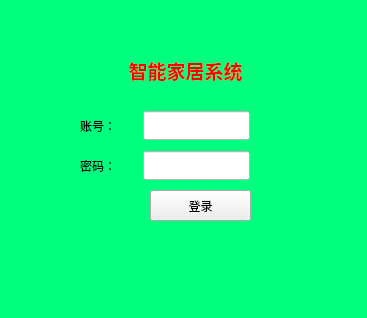
<?xml version="1.0" encoding="UTF-8"?>
<ui version="4.0">
 <class>Widget</class>
 <widget class="QWidget" name="Widget">
  <property name="geometry">
   <rect>
    <x>0</x>
    <y>0</y>
    <width>367</width>
    <height>318</height>
   </rect>
  </property>
  <property name="windowTitle">
   <string>Widget</string>
  </property>
  <widget class="QLabel" name="label">
   <property name="geometry">
    <rect>
     <x>120</x>
     <y>30</y>
     <width>131</width>
     <height>81</height>
    </rect>
   </property>
   <property name="font">
    <font>
     <family>楷体</family>
     <pointsize>11</pointsize>
     <weight>75</weight>
     <bold>true</bold>
    </font>
   </property>
   <property name="styleSheet">
    <string notr="true"/>
   </property>
   <property name="text">
    <string>&lt;html&gt;&lt;head/&gt;&lt;body&gt;&lt;p align=&quot;center&quot;&gt;&lt;span style=&quot; font-size:14pt; color:#ff0000;&quot;&gt;智能家居系统&lt;/span&gt;&lt;/p&gt;&lt;/body&gt;&lt;/html&gt;</string>
   </property>
  </widget>
  <widget class="QLineEdit" name="lineEdit">
   <property name="geometry">
    <rect>
     <x>143</x>
     <y>111</y>
     <width>107</width>
     <height>29</height>
    </rect>
   </property>
   <property name="sizePolicy">
    <sizepolicy hsizetype="Expanding" vsizetype="Expanding">
     <horstretch>0</horstretch>
     <verstretch>0</verstretch>
    </sizepolicy>
   </property>
   <property name="styleSheet">
    <string notr="true">background-color: rgb(255, 255, 255);</string>
   </property>
  </widget>
  <widget class="QLineEdit" name="lineEdit_2">
   <property name="geometry">
    <rect>
     <x>143</x>
     <y>151</y>
     <width>107</width>
     <height>29</height>
    </rect>
   </property>
   <property name="sizePolicy">
    <sizepolicy hsizetype="Expanding" vsizetype="Expanding">
     <horstretch>0</horstretch>
     <verstretch>0</verstretch>
    </sizepolicy>
   </property>
   <property name="styleSheet">
    <string notr="true">background-color: rgb(255, 255, 255);</string>
   </property>
  </widget>
  <widget class="QPushButton" name="pushButton">
   <property name="geometry">
    <rect>
     <x>150</x>
     <y>190</y>
     <width>101</width>
     <height>31</height>
    </rect>
   </property>
   <property name="styleSheet">
    <string notr="true">font: 75 10pt &quot;楷体&quot;;
border-color: rgb(0, 255, 127);
</string>
   </property>
   <property name="text">
    <string>登录</string>
   </property>
  </widget>
  <widget class="QWidget" name="widget_2" native="true">
   <property name="geometry">
    <rect>
     <x>0</x>
     <y>0</y>
     <width>111</width>
     <height>61</height>
    </rect>
   </property>
   <property name="styleSheet">
    <string notr="true">image: url(:/image/LOGO.png);</string>
   </property>
  </widget>
  <widget class="QLabel" name="label_2">
   <property name="geometry">
    <rect>
     <x>80</x>
     <y>120</y>
     <width>54</width>
     <height>12</height>
    </rect>
   </property>
   <property name="text">
    <string>账号：</string>
   </property>
  </widget>
  <widget class="QLabel" name="label_3">
   <property name="geometry">
    <rect>
     <x>80</x>
     <y>160</y>
     <width>54</width>
     <height>12</height>
    </rect>
   </property>
   <property name="text">
    <string>密码：</string>
   </property>
  </widget>
  <widget class="QWidget" name="widget" native="true">
   <property name="geometry">
    <rect>
     <x>-10</x>
     <y>-21</y>
     <width>471</width>
     <height>421</height>
    </rect>
   </property>
   <property name="styleSheet">
    <string notr="true">background-color: rgb(0, 255, 127);</string>
   </property>
  </widget>
  <zorder>widget</zorder>
  <zorder>label</zorder>
  <zorder>lineEdit</zorder>
  <zorder>lineEdit_2</zorder>
  <zorder>pushButton</zorder>
  <zorder>widget_2</zorder>
  <zorder>label_2</zorder>
  <zorder>label_3</zorder>
 </widget>
 <layoutdefault spacing="6" margin="11"/>
 <resources/>
 <connections/>
</ui>
